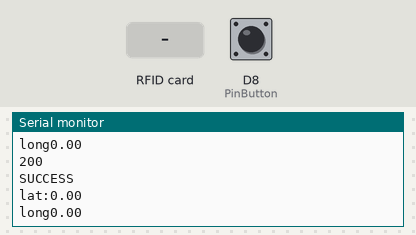
Bench run of a sketch on a simulated ESP8266 (NodeMCU). On the bench: the last lines printed to the serial monitor. Inputs (shaded band) come from the test bench; at power-on: D8 (PinButton) LOW. WiFi joins after 1.5 s; servers stay silent unless stated; uploads are accepted with an empty reply.

Above: at 2.7 s.
2.8 s: D8 (PinButton) pulled HIGH for 1 s
At 4.2 s:
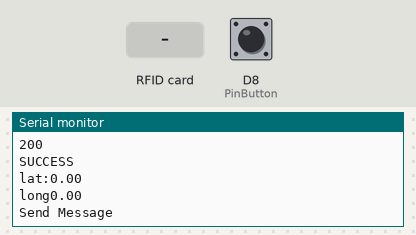
5.3 s: RFID card 99 94 65 01 16 held to the reader
At 5.8 s:
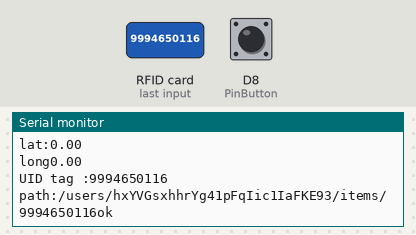
6.8 s: RFID card 5E 7A 19 C4 held to the reader
At 7.6 s:
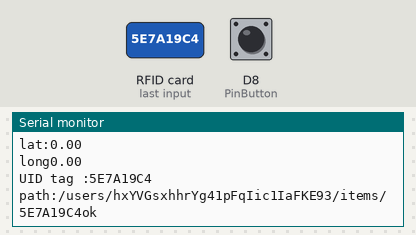

The sketch:

DumpInfo.ino
```cpp
// (licence header left out)
#include <SPI.h>
#include <MFRC522.h>
#include <ESP8266WiFi.h>
#include <FirebaseArduino.h>
#include <ESP8266HTTPClient.h>
#include <ArduinoJson.h>

#define RST_PIN         D1        // Configurable, see typical pin layout above
#define SS_PIN          D2        // Configurable, see typical pin layout above

//firebase and Wifi
#define FIREBASE_HOST "smartbag-64bd7.firebaseio.com"
#define FIREBASE_AUTH "174ofBhkN6h2k1jwTH4t9pTxSa6loQ1wu4g7soUe"
#define WIFI_SSID "Babu"
#define WIFI_PASSWORD "9994650116"

int a = 0;
String userid = "hxYVGsxhhrYg41pFqIic1IaFKE93";
int PinButton = D8;


MFRC522 mfrc522(SS_PIN, RST_PIN);  // Create MFRC522 instance

void setup() {
	Serial.begin(9600);// Initialize serial communications with the PC
  pinMode(PinButton, INPUT);
	while (!Serial);		// Do nothing if no serial port is opened (added for Arduinos based on ATMEGA32U4)
	SPI.begin();			// Init SPI bus
	mfrc522.PCD_Init();		// Init MFRC522
	delay(4);				// Optional delay. Some board do need more time after init to be ready, see Readme
	mfrc522.PCD_DumpVersionToSerial();	// Show details of PCD - MFRC522 Card Reader details
	Serial.println(F("Scan PICC to see UID, SAK, type, and data blocks..."));

  // connect to wifi.
  WiFi.begin(WIFI_SSID, WIFI_PASSWORD);
  Serial.print("connecting");
  while (WiFi.status() != WL_CONNECTED) {
    Serial.print(".");
    delay(500);
  }
  Serial.println();
  Serial.print("connected: ");
  Serial.println(WiFi.localIP());

  Firebase.begin(FIREBASE_HOST, FIREBASE_AUTH);

}

void loop() {

  //
  //
  // ALERT BUTTON
  //
  //

  int stateButton = digitalRead(PinButton);
    if (stateButton == 1)
    {
        Serial.println("Send Message");
        delay(1000);
        Firebase.setInt( "/users/"+ userid + "/emergency", 1 );
    }

  //
  //
  // GPS LOCATION
  //
  //

  if (WiFi.status() == WL_CONNECTED)
  {

    HTTPClient http; //Object of class HTTPClient
    http.begin("http://api.ipstack.com/check?access_key=99720de31663f6d6f885d98f1c53b875");
    int httpCode = http.GET();
    Serial.println(httpCode);
    Serial.println();
    if (httpCode > 0)
    { Serial.println("SUCCESS");
      const size_t bufferSize = JSON_OBJECT_SIZE(2) + JSON_OBJECT_SIZE(3) + JSON_OBJECT_SIZE(5) + JSON_OBJECT_SIZE(8) + 370;
      DynamicJsonBuffer jsonBuffer(bufferSize);
      JsonObject& root = jsonBuffer.parseObject(http.getString());


      float latitude = root["latitude"];
      float longitude= root["longitude"];

      Serial.print("lat:");
      Serial.println(latitude);
      Serial.print("long");
      Serial.println(longitude);
      Firebase.setFloat( "/users/"+ userid + "/location/recent/lat", latitude);
      Firebase.setFloat( "/users/"+ userid + "/location/recent/long", longitude);

    }
    http.end(); //Close connection
  }

  //
  //
  // RFID part
  //
  //

    // Reset the loop if no new card present on the sensor/reader. This saves the entire process when idle.
  if ( ! mfrc522.PICC_IsNewCardPresent()) {
    return;
  }

  // Select one of the cards
  if ( ! mfrc522.PICC_ReadCardSerial()) {
    return;
  }
  String RFID= "";
  for (byte i = 0; i < mfrc522.uid.size; i++)
  {
     RFID.concat(String(mfrc522.uid.uidByte[i] < 0x10 ? "0" : ""));
     RFID.concat(String(mfrc522.uid.uidByte[i], HEX));
  }


  RFID.toUpperCase();
  String path = "/users/" + userid + "/items/" + RFID;
  Serial.println("UID tag :" + RFID);

  Serial.println("path:" + path +"ok");

  FirebaseObject object  = Firebase.get(path);


  int state = object.getInt("status");
  state = 1- state;
  Firebase.setInt( path +"/status", state);


}
```

Measured:
- after the input at 2.8 s, the serial monitor: prints a new line after 0.36 s (image 1)
- after the input at 5.3 s, the serial monitor: prints a new line at once (image 2)
- after the input at 6.8 s, the serial monitor: prints a new line after 0.42 s (image 3)
